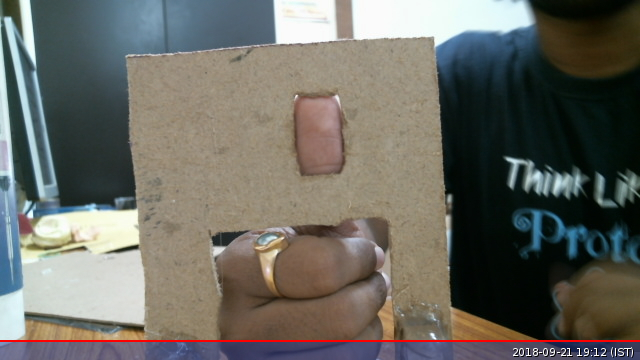
%> input picture webcam/image/amit1.jpeg, 640 x 360 px
$ octave spoof.m   (GNU Octave 9; MATLAB toolbox functions it lacks are replaced by stand-ins)
%> lines starting %> are read from the running program, lines starting %| are printed output that depends on the picture
clc
clear all
close all
pkg load image

%%%%%%%%-----------Reference image------------%%%%%%%%%

A_ref=imread('/home/pi/Documents/projects/fingerprint/webcam/image/amit1.jpeg');
%> A_ref is the input picture: size 360x640x3 uint8; mean R, G, B 106.5, 105.7, 98.5
% figure
imagesc(A_ref)
A_ref=A_ref(100:170,300:340,:);
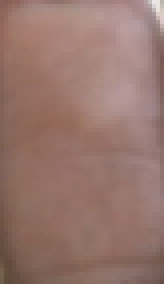
%> A_ref: size 71x41x3 uint8 (shown 4 times larger); mean R, G, B 151.1, 117.9, 109.2
imshow(A_ref)


    %Isolate Y.
Y_ref = A_ref(:,:,1);
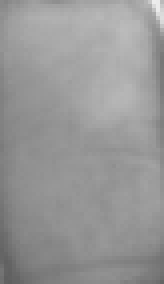
%> Y_ref: size 71x41 uint8 (shown 4 times larger); min 95, max 236, mean 151.1
    %Isolate Cb.
Cb_ref = A_ref(:,:,2);
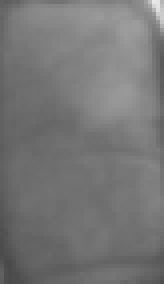
%> Cb_ref: size 71x41 uint8 (shown 4 times larger); min 73, max 232, mean 117.9
    %Isolate Cr.
Cr_ref= A_ref(:,:,3);
    % [10 lines of commented-out code are left out]
%%%%------Local Binary Features---------------------%%%%%%5
features1_ref = imhist(Y_ref);
%> features1_ref = 256 values, max 128 at index 148, min 0 at index 1, mean 11.37
features2_ref = imhist(Cb_ref);
%> features2_ref = 256 values, max 138 at index 112, min 0 at index 1, mean 11.37
features3_ref = imhist(Cr_ref);
%> features3_ref = 256 values, max 115 at index 105, min 0 at index 1, mean 11.37

% [8 lines of commented-out code are left out]

features_ref=[features1_ref features2_ref features3_ref];
%> features_ref = 256 rows, first 12: [0 0 0; 0 0 0; 0 0 0; 0 0 0; 0 0 0; 0 0 0; 0 0 0; 0 0 0; 0 0 0; 0 0 0; 0 0 0; 0 0 0]


%%%%%%------------Test image------------------------%%%%%%


A_test=imread('/home/pi/Documents/projects/fingerprint/webcam/image/puneet1.jpeg');
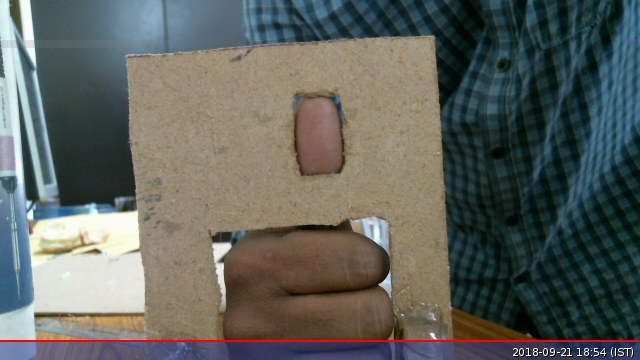
%> input picture webcam/image/puneet1.jpeg, 640 x 360 px
%> A_test is the input picture: size 360x640x3 uint8; mean R, G, B 95.8, 99.1, 93.5
% figure
 imshow(A_test)
A_test=A_test(100:170,300:340,:);
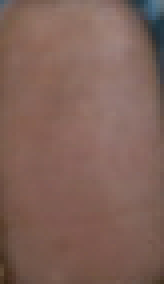
%> A_test: size 71x41x3 uint8 (shown 4 times larger); mean R, G, B 127.9, 97.9, 88.4
 imshow(A_test)
% figure
% imshow(YCbCr_test)
    %Isolate Y.
Y_test = A_test(:,:,1);
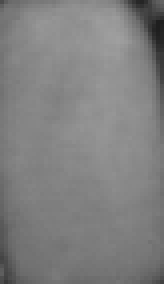
%> Y_test: size 71x41 uint8 (shown 4 times larger); min 31, max 159, mean 127.9
    %Isolate Cb.
Cb_test = A_test(:,:,2);
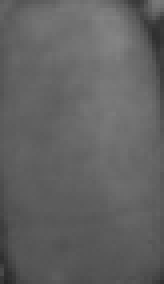
%> Cb_test: size 71x41 uint8 (shown 4 times larger); min 39, max 132, mean 97.9
    %Isolate Cr.
Cr_test= A_test(:,:,3);
    % [12 lines of commented-out code are left out]

features1_test = imhist(Y_test);
%> features1_test = 256 values, max 103 at index 136, min 0 at index 1, mean 11.37
features2_test = imhist(Cb_test);
%> features2_test = 256 values, max 102 at index 99, min 0 at index 1, mean 11.37
features3_test = imhist(Cr_test);
%> features3_test = 256 values, max 102 at index 84, min 0 at index 1, mean 11.37

% [8 lines of commented-out code are left out]

features_test=[features1_test features2_test features3_test];
%> features_test has the same summary as features_ref

%figure
%bar(features_test)

%%%%%%%%%%------------------Co-occurrence of LBP-----------%%%%%5

D_LBP= sum((features_ref-features_test).^2).^0.5
%> D_LBP = [397.5 380.1 332]

%%%%%%------Chi square distance-------------------------%%%%%%
C_LBP=(sum((features_ref-features_test).^2).^0.5)./(sum(features_ref+features_test))
%> C_LBP = [0.0683 0.0653 0.057]
